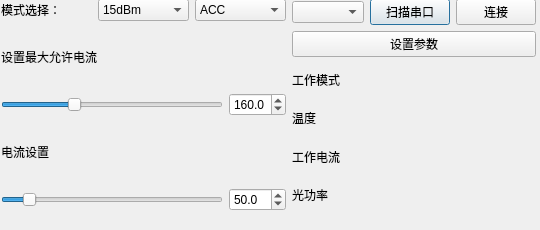
<?xml version="1.0" encoding="UTF-8"?>
<ui version="4.0">
 <class>DialogEdfaCA</class>
 <widget class="QDialog" name="DialogEdfaCA">
  <property name="geometry">
   <rect>
    <x>0</x>
    <y>0</y>
    <width>540</width>
    <height>230</height>
   </rect>
  </property>
  <property name="minimumSize">
   <size>
    <width>540</width>
    <height>230</height>
   </size>
  </property>
  <property name="maximumSize">
   <size>
    <width>640</width>
    <height>400</height>
   </size>
  </property>
  <property name="windowTitle">
   <string>C波段EDFA控制器01</string>
  </property>
  <widget class="QWidget" name="verticalLayoutWidget">
   <property name="geometry">
    <rect>
     <x>1</x>
     <y>-1</y>
     <width>535</width>
     <height>212</height>
    </rect>
   </property>
   <layout class="QHBoxLayout" name="horizontalLayout">
    <item>
     <layout class="QVBoxLayout" name="verticalLayout_3">
      <item>
       <layout class="QHBoxLayout" name="horizontalLayout_5">
        <item>
         <widget class="QLabel" name="label_4">
          <property name="text">
           <string>模式选择：</string>
          </property>
         </widget>
        </item>
        <item>
         <widget class="QComboBox" name="comboBoxEdfaCASetPower">
          <property name="currentText">
           <string>15dBm</string>
          </property>
          <item>
           <property name="text">
            <string>15dBm</string>
           </property>
          </item>
          <item>
           <property name="text">
            <string>23dBm</string>
           </property>
          </item>
         </widget>
        </item>
        <item>
         <widget class="QComboBox" name="comboBoxEdfaCASetMode">
          <item>
           <property name="text">
            <string>ACC</string>
           </property>
          </item>
          <item>
           <property name="text">
            <string>APC</string>
           </property>
          </item>
         </widget>
        </item>
       </layout>
      </item>
      <item>
       <layout class="QVBoxLayout" name="verticalLayout_6">
        <item>
         <layout class="QHBoxLayout" name="horizontalLayout_7">
          <item>
           <widget class="QLabel" name="label_5">
            <property name="text">
             <string>设置最大允许电流</string>
            </property>
           </widget>
          </item>
         </layout>
        </item>
        <item>
         <layout class="QHBoxLayout" name="horizontalLayout_8">
          <item>
           <widget class="QSlider" name="horizontalSliderEdfaCASetMaxCurrent">
            <property name="maximum">
             <number>5000</number>
            </property>
            <property name="value">
             <number>1600</number>
            </property>
            <property name="orientation">
             <enum>Qt::Horizontal</enum>
            </property>
           </widget>
          </item>
          <item>
           <widget class="QDoubleSpinBox" name="doubleSpinBoxEdfaCASetMaxCurrent">
            <property name="decimals">
             <number>1</number>
            </property>
            <property name="maximum">
             <double>500.000000000000000</double>
            </property>
            <property name="singleStep">
             <double>0.100000000000000</double>
            </property>
            <property name="value">
             <double>160.000000000000000</double>
            </property>
           </widget>
          </item>
         </layout>
        </item>
       </layout>
      </item>
      <item>
       <layout class="QVBoxLayout" name="verticalLayout_7">
        <item>
         <widget class="QLabel" name="labelEdfaCASetCurrentAndPower">
          <property name="text">
           <string>电流设置</string>
          </property>
         </widget>
        </item>
        <item>
         <layout class="QHBoxLayout" name="horizontalLayout_9">
          <item>
           <widget class="QSlider" name="horizontalSliderEdfaCASetCurrentAndPower">
            <property name="maximum">
             <number>5000</number>
            </property>
            <property name="value">
             <number>500</number>
            </property>
            <property name="orientation">
             <enum>Qt::Horizontal</enum>
            </property>
           </widget>
          </item>
          <item>
           <widget class="QDoubleSpinBox" name="doubleSpinBoxEdfaCASetCurrentAndPower">
            <property name="decimals">
             <number>1</number>
            </property>
            <property name="maximum">
             <double>500.000000000000000</double>
            </property>
            <property name="singleStep">
             <double>0.100000000000000</double>
            </property>
            <property name="value">
             <double>50.000000000000000</double>
            </property>
           </widget>
          </item>
         </layout>
        </item>
       </layout>
      </item>
     </layout>
    </item>
    <item>
     <layout class="QVBoxLayout" name="verticalLayout_5">
      <item>
       <layout class="QVBoxLayout" name="verticalLayout_8">
        <item>
         <layout class="QHBoxLayout" name="horizontalLayout_10">
          <item>
           <widget class="QComboBox" name="comboBoxEdfaCAUartList"/>
          </item>
          <item>
           <widget class="QPushButton" name="pushButtonEdfaCAUartListRefresh">
            <property name="text">
             <string>扫描串口</string>
            </property>
           </widget>
          </item>
          <item>
           <widget class="QPushButton" name="pushButtonEdfaCAUartConnect">
            <property name="text">
             <string>连接</string>
            </property>
           </widget>
          </item>
         </layout>
        </item>
        <item>
         <widget class="QPushButton" name="pushButtonEdfaCASendParam">
          <property name="text">
           <string>设置参数</string>
          </property>
         </widget>
        </item>
       </layout>
      </item>
      <item>
       <layout class="QVBoxLayout" name="verticalLayout_9">
        <item>
         <widget class="QLabel" name="labelEdfaCAMonitorWorkMode">
          <property name="text">
           <string>工作模式</string>
          </property>
         </widget>
        </item>
        <item>
         <widget class="QLabel" name="labelEdfaCAMonitorTemperature">
          <property name="text">
           <string>温度</string>
          </property>
         </widget>
        </item>
        <item>
         <widget class="QLabel" name="labelEdfaCAMonitorCurrent">
          <property name="text">
           <string>工作电流</string>
          </property>
         </widget>
        </item>
        <item>
         <widget class="QLabel" name="labelEdfaCAMonitorPower">
          <property name="text">
           <string>光功率</string>
          </property>
         </widget>
        </item>
       </layout>
      </item>
     </layout>
    </item>
   </layout>
  </widget>
 </widget>
 <resources/>
 <connections/>
</ui>
